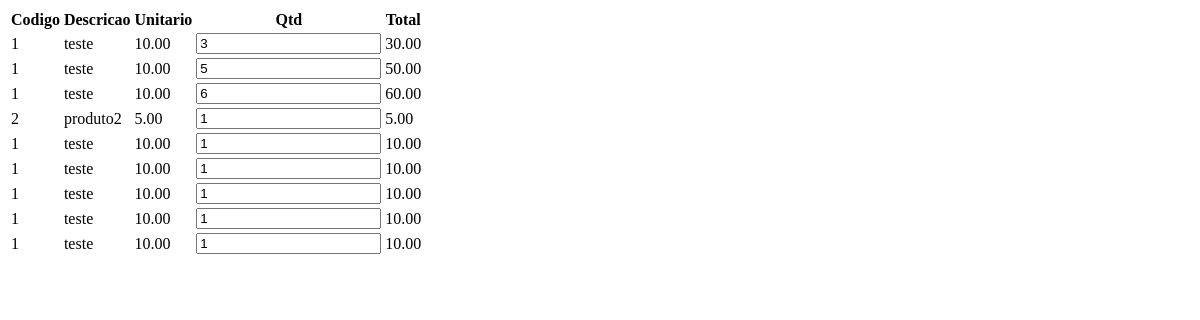
The app's page /pdv/caixa/itens-cupom/ (signed in), older data.
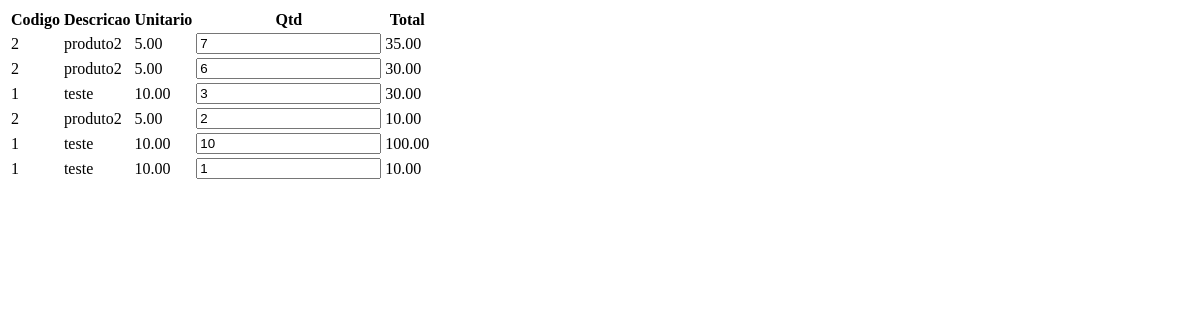
The same page, newer data.
### pdv/models.py (models this page shows)
class item_cupom(models.Model):
    codigo_item = models.AutoField(primary_key=True)
    description = models.CharField(max_length=200, default="", unique=False)
    preco = models.DecimalField(
        max_digits=9, decimal_places=2, null=False, blank=False)
    limite_cliente = models.IntegerField(null=True)
    qtd_item = models.IntegerField(
        null=False, blank=False, default=0)
    codigo_cupom = models.ForeignKey('cupom', on_delete=models.CASCADE)
    codigo_int = models.ForeignKey(
        'products.products', on_delete=models.CASCADE)

### pdv/views.py (the view, shortened to what this page needs)
# urls.py: path('caixa/itens-cupom/', views.itens_cupom, name='itens-cupom'),
@login_required
def itens_cupom(request):
    pdv = Pdv.objects.filter(active_pdv=True, id_user_pdv_id=request.user.id)
    if pdv[0]:
        cpn = cupom.objects.filter(fecha_cupom=False, id_pdv=pdv[0].id_pdv)
        if not cpn:
            cpn_new = cupom.objects.create(fecha_cupom=False, acrescimo=0, preco_custo=0,
                                           preco=0, cancela_cupom=False, desconto=0, id_pdv=pdv[0], dt_cupom=datetime.now(), codigo_pgto=forma_pgto(id=1))
            cpn_new.save()
            cpn = cupom.objects.filter(fecha_cupom=False, id_pdv=pdv[0].id_pdv)
        itens_cpn = item_cupom.objects.filter(codigo_cupom=cpn[0].codigo_cupom)
        return render(request, 'pdv/itens-cupom.html', {'itens': itens_cpn, 'cupom': cpn[0]})
    else:
        return redirect('/../pdv/pdv/add')

### pdv/templates/pdv/itens-cupom.html (shortened to what this page needs)
<!DOCTYPE html>
<html lang="pt-br">
<head>
    {% load static %}
</head>
<body>
    <table>
        <thead>
            <tr>
                <th>Codigo</th>
                <th>Descricao</th>
                <th>Unitario</th>
                <th>Qtd</th>
                <th>Total</th>
            </tr>
        </thead>
        <tbody>
        {% load mathfilters %}
        {% for item in itens %}
        <form id = "table_{{item.codigo_item}}" method="post" enctype="multipart/form-data">
            <tr >
                <td id = "cod_{{item.codigo_item}}" ="itemTable  itemTable-cod">{{item.codigo_int_id}}</td>
                <td id = "des_{{item.codigo_item}}" class="itemTable  itemTable-Desc">{{item.description}}</td>
                <td id = "uni_{{item.codigo_item}}"class="itemTable  itemTable-Uni-Price">{{item.preco}}</td>
                <td id = "qtd_{{item.codigo_item}}"><input onchange="qtdChange(this, {{item.codigo_item}})" type="number" name="valqtd"  min="0" id="valqtd" value = {{item.qtd_item}}></td>
                {% with qtd=item.qtd_item prc=item.preco %}
                <td id = "tot_{{item.codigo_item}}"class="Total-Price">{{ qtd|mul:prc }}</td>
                {% endwith %}
            </tr>
           </form>
        {% endfor %}
        </tbody>
    </table>
</body>
</html>

Row changes from the older to the newer data that the page shows:
removed item_cupom: codigo_int_id "1", description "teste", preco "10.00", valqtd "5", qtd_item|mul "50.00"
removed item_cupom: codigo_int_id "1", description "teste", preco "10.00", valqtd "6", qtd_item|mul "60.00"
removed item_cupom: codigo_int_id "2", description "produto2", preco "5.00", valqtd "1", qtd_item|mul "5.00"
removed item_cupom: codigo_int_id "1", description "teste", preco "10.00", valqtd "1", qtd_item|mul "10.00"
removed item_cupom: codigo_int_id "1", description "teste", preco "10.00", valqtd "1", qtd_item|mul "10.00"
removed item_cupom: codigo_int_id "1", description "teste", preco "10.00", valqtd "1", qtd_item|mul "10.00"
removed item_cupom: codigo_int_id "1", description "teste", preco "10.00", valqtd "1", qtd_item|mul "10.00"
added item_cupom: codigo_int_id "2", description "produto2", preco "5.00", valqtd "7", qtd_item|mul "35.00"
added item_cupom: codigo_int_id "2", description "produto2", preco "5.00", valqtd "6", qtd_item|mul "30.00"
added item_cupom: codigo_int_id "2", description "produto2", preco "5.00", valqtd "2", qtd_item|mul "10.00"
added item_cupom: codigo_int_id "1", description "teste", preco "10.00", valqtd "10", qtd_item|mul "100.00"
